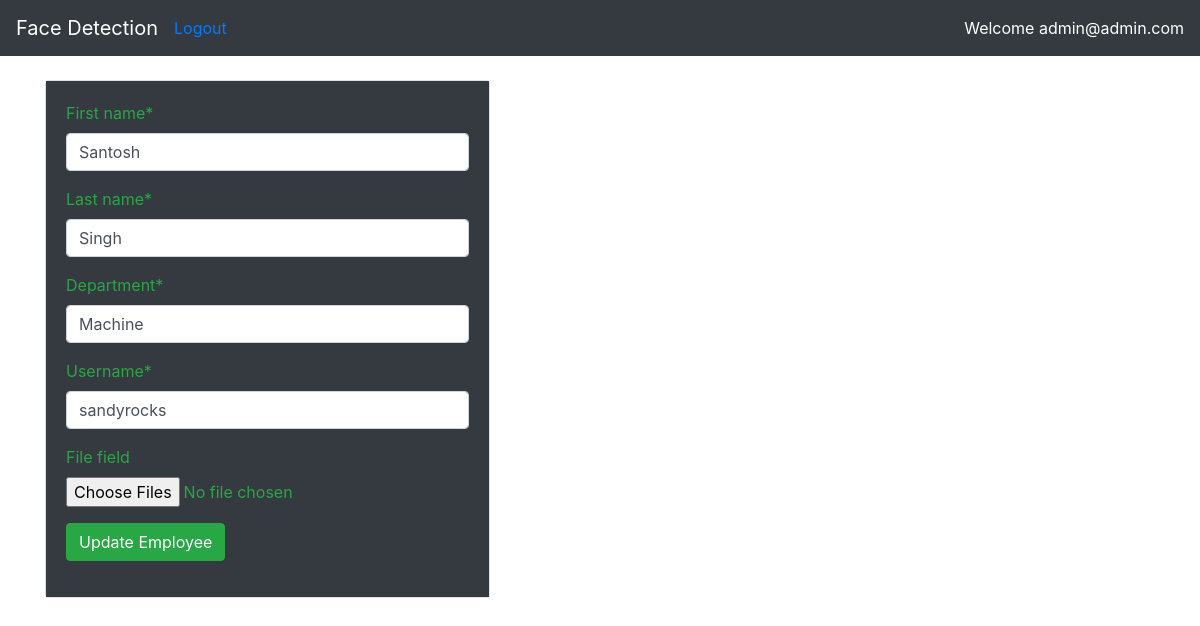
/employees/show/1/edit (signed in), run on the app's committed database.
### employees/models.py (models this page shows)
class Employee(models.Model):
    first_name = models.CharField(max_length=50)
    last_name = models.CharField(max_length=50)
    department = models.CharField(max_length=50)
    username = models.CharField(max_length=15, unique=True, null=True)

### employees/views.py (the view)
# urls.py: path('show/<int:id>/edit', views.edit_employee, name='edit_employee')
def edit_employee(request, id=None):
    button_title = "Update Employee"
    if id is not None:
        employee = Employee.objects.get(id=id)
        if request.method == "POST":
            form = EmployeeForm(request.POST, instance=employee)
            files = request.FILES.getlist('file_field')
            if form.is_valid():
                employee_obj = form.save()
                for f in files:
                    handle_uploaded_file(f, employee_obj)
                return redirect(f"/employees/show/{employee_obj.id}")
        else:
            form = EmployeeForm(instance=employee)
            images = get_images(employee)
            return render(request, 'employees/add.html', {'form': form, 'images': images, 'button_title': button_title})

### employees/forms.py
class EmployeeForm(ModelForm):
    file_field = forms.FileField(widget=forms.ClearableFileInput(attrs={'multiple': True}), required = False)
    class Meta:
        model = Employee
        fields = ['first_name', 'last_name', 'department' , 'username' , 'file_field']

### employees/views.py (called while the page is built)
def get_images(employee):
    path= f"uploads/{employee.username}/"
    image_list = [f for f in glob.glob(path + "**/*", recursive=True)]
    images = []
    for file in image_list:
        _, folder, filename = file.split("/")
        images.append(f"{folder}/{filename}")
    return images

### employees/templates/employees/add.html (shortened to what this page needs)
{% extends 'base.html' %}
{% load crispy_forms_tags %}
{% block content %}
    <div class="container">
        <div class="row">
            <div class="col-md-5">
                <div class="card">
                    <div class="card-body bg-dark text-success">
                        <form method="POST" enctype="multipart/form-data">
                            <div class="form-group">
                                {{ form|crispy}}
                            </div>
                            <div class="form-group">
                                <input type="submit" class="btn btn-success" value="{{ button_title }}">
                            </div>
                        </form>
                    </div>
                </div>
            </div>
            <div class="col-md-7">
            </div>
        </div>
    </div>
{% endblock content %}

### templates/base.html (shortened to what this page needs)
{% load static from staticfiles %}
<!doctype html>
<html>
		<head>
			<link rel="stylesheet" href="{% static 'css/bootstrap.min.css' %}">
			<link rel="stylesheet" href="{% static 'css/style.css' %}">
		</head>
		<body>
		<nav class="navbar navbar-dark bg-dark">
			<a class="navbar-brand" href="{% url 'root_url' %}">Face Detection</a>
			<ul class="navbar-nav mr-auto">
				{% if user.is_authenticated %}
					<li class="nav-item"><a href="{% url 'logout'%}">Logout</a></li>
				{% else %}
					<li class="nav-item active text-white"><a href="{% url 'login'%}">Login</a></li>
				{% endif %}
			</ul>
			<ul class="navbar-nav ">
				{% if user.is_authenticated %}
					<li class="nav-item active text-white">Welcome {{ user.email }}</li>
				{% endif  %}
			</ul>
		</nav>
		{% block content %}
		{% endblock content %}
		</body>
</html>

### data on the page
Employee: first_name "Santosh", last_name "Singh", department "Machine", username "sandyrocks"

### other printed values
{{ user.email }} "admin@admin.com"
